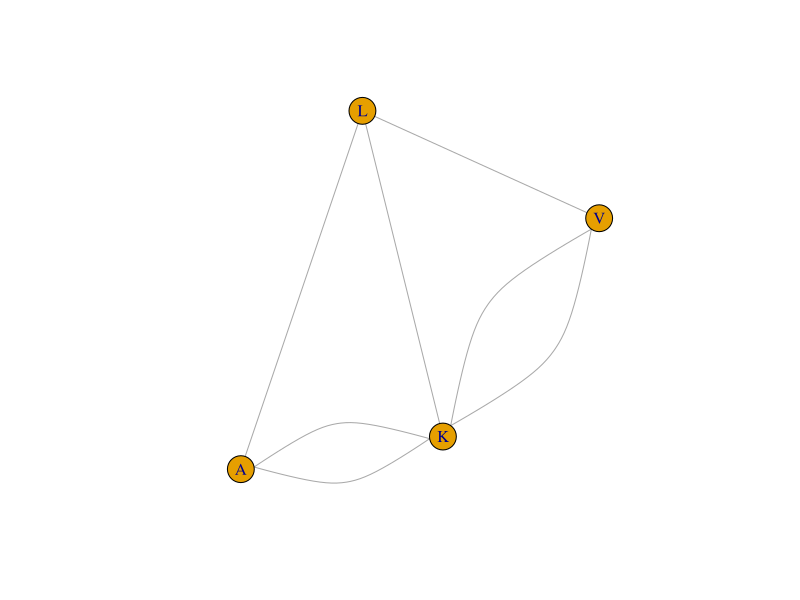

R code for this plot:
## ---- chunk 1
knitr::opts_chunk$set(echo = T)
## ---- chunk 2
# Load the igraph package
if(!require(igraph)) install.packages("igraph"); library(igraph)
## ---- chunk 3
# Define the vertices
vertices <- c("L", "V", "K", "A") 

# Define the edges (pairs of neighborhoods connected by a bridge)
edges <- c("L", "A",
           "L", "K",
           "L", "V",
           "V", "K",
           "A", "K",
           "K", "A",
           "K", "V")

# Create the graph from the edge list
G <- graph(edges, directed=FALSE)

# Add names to the vertices
V(G)$name <- vertices

# Plot the graph
plot(G)
print(G) #identical to 'G'

# Write your answer above this line
